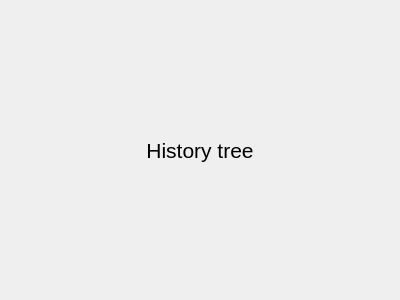
<?xml version="1.0" encoding="UTF-8"?>
<ui version="4.0">
 <class>HistoryTree</class>
 <widget class="QWidget" name="HistoryTree">
  <property name="geometry">
   <rect>
    <x>0</x>
    <y>0</y>
    <width>400</width>
    <height>300</height>
   </rect>
  </property>
  <property name="windowTitle">
   <string>History Tree</string>
  </property>
  <layout class="QHBoxLayout" name="horizontalLayout">
   <item>
    <widget class="QLabel" name="label">
     <property name="font">
      <font>
       <pointsize>16</pointsize>
      </font>
     </property>
     <property name="text">
      <string>History tree</string>
     </property>
     <property name="alignment">
      <set>Qt::AlignCenter</set>
     </property>
    </widget>
   </item>
  </layout>
 </widget>
 <resources/>
 <connections/>
</ui>
